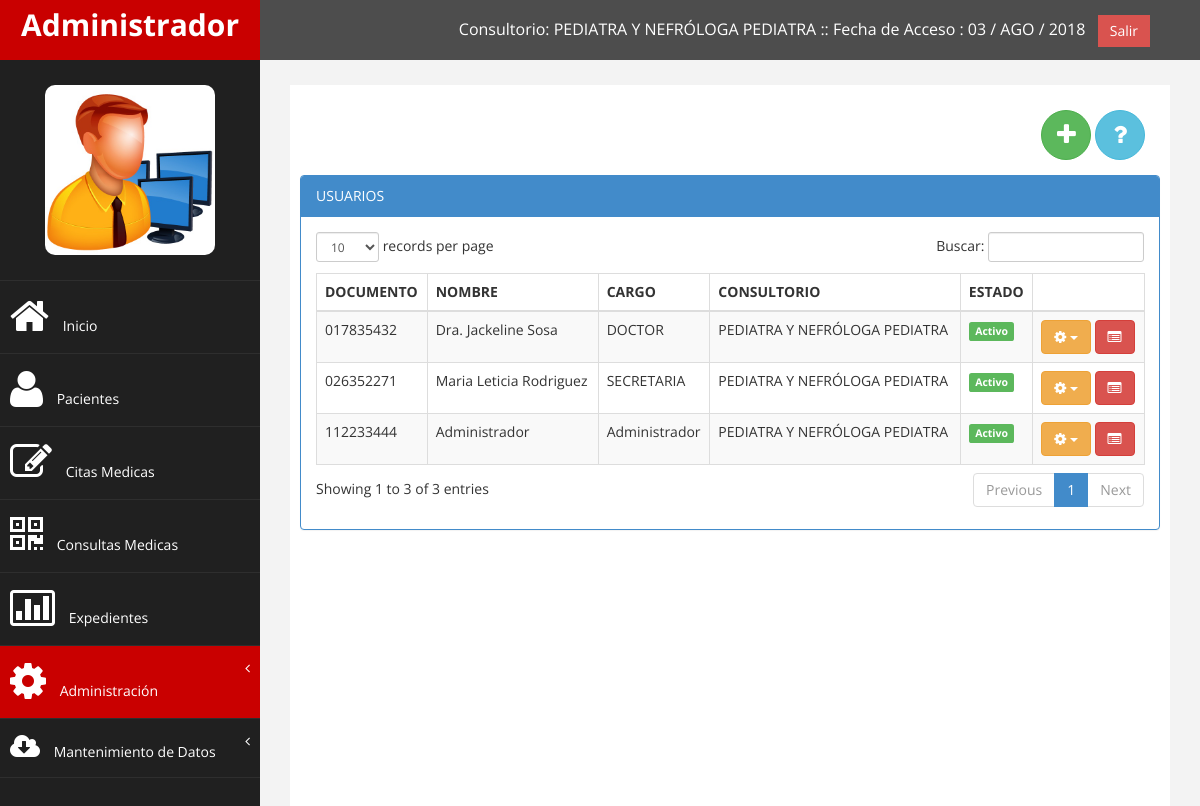
The page /modulos/usuarios/index.php (signed in) on the database its author committed.
### tables this page shows
CREATE TABLE IF NOT EXISTS `consultorios` (
  `id` int(11) NOT NULL AUTO_INCREMENT,
  `nombre` varchar(255) NOT NULL,
  `direccion` varchar(255) NOT NULL,
  `telefono` varchar(255) NOT NULL,
  `encargado` varchar(255) NOT NULL,
  `estado` varchar(255) NOT NULL,
  PRIMARY KEY (`id`)
);

CREATE TABLE IF NOT EXISTS `usuario` (
  `id` int(11) NOT NULL AUTO_INCREMENT,
  `doc` varchar(255) NOT NULL,
  `con` varchar(255) NOT NULL,
  `nombre` varchar(255) NOT NULL,
  `cargo` varchar(20) NOT NULL,
  `nota` varchar(255) NOT NULL,
  `salario` double NOT NULL,
  `estado` varchar(20) NOT NULL,
  `tipo` varchar(20) NOT NULL,
  `consultorio` varchar(10) NOT NULL,
  PRIMARY KEY (`id`)
);

### modulos/class_buscar.php (called while the page is built, shortened)
<?php
class Consultar_Deposito{
	private $fetch;
	function __construct($codigo){
		$this->consulta = mysql_query("SELECT * FROM consultorios WHERE id='$codigo'");
		$this->fetch = mysql_fetch_array($this->consulta);
	}
	function consultar($campo){
		return $this->fetch[$campo];
	}
}
?>

### modulos/usuarios/index.php (the view, shortened to what this page needs)
<?php
	include_once "../funciones.php";
	include_once "../class_buscar.php";
	$usu=$_SESSION['cod_user'];
	$pa=mysql_query("SELECT * FROM cajero WHERE usu='$usu'");
	while($row=mysql_fetch_array($pa)){
		$id_consultorio=$row['consultorio'];
		$oConsultorio=new Consultar_Deposito($id_consultorio);
		$nombre_Consultorio=$oConsultorio->consultar('nombre');
	}
?>
<!DOCTYPE html>
<html xmlns="http://www.w3.org/1999/xhtml">
<head>
    <link href="../../assets/css/bootstrap.css" rel="stylesheet" />
    <link href="../../assets/css/font-awesome.css" rel="stylesheet" />
    <link href="../../assets/css/custom.css" rel="stylesheet" />
    <link href="../../assets/js/dataTables/dataTables.bootstrap.css" rel="stylesheet" />
</head>
<body>
    <div id="wrapper">
        <nav class="navbar navbar-default navbar-cls-top " role="navigation" style="margin-bottom: 0">
            <div class="navbar-header">
                <a class="navbar-brand" href="../usuarios/perfil.php"><?php echo $_SESSION['user_name']; ?></a>
            </div>
  <div style="color: white;
padding: 15px 50px 5px 50px;
float: right;
font-size: 16px;">Consultorio: <?php echo $nombre_Consultorio; ?> :: Fecha de Acceso : <?php echo fecha(date('Y-m-d')); ?> &nbsp; <a href="../../php_cerrar.php" class="btn btn-danger square-btn-adjust">Salir</a> </div>
        </nav>
           <?php include_once "../../menu/m_departamento.php"; ?>
        <div id="page-wrapper" >
            <div id="page-inner">
				 <?php if(permiso($_SESSION['cod_user'],'4')==TRUE){ ?>
                 <div class="panel-body" align="right">
                            <button type="button" class="btn btn-success btn-circle" data-toggle="modal" data-target="#myModal"><i class="fa fa-plus fa-2x"></i>
                            </button>
                            <button type="button" class="btn btn-info btn-circle"><i class="fa fa-question fa-2x"></i>
                            </button>
                  </div>
            <div class="row">
                <div class="col-md-12">
                    <div class="panel panel-primary">
                        <div class="panel-heading">
                             USUARIOS
                        </div>
                        <div class="panel-body">
                            <div class="table-responsive">
                                <table class="table table-striped table-bordered table-hover" id="dataTables-example">
									<thead>
                                        <tr>
                                            <th>DOCUMENTO</th>
                                            <th>NOMBRE</th>
                                            <th>CARGO</th>
                                            <th>CONSULTORIO</th>
                                            <th>ESTADO</th>
                                            <th></th>
                                        </tr>
                                    </thead>
                                    <tbody>
										<?php
											if(!empty($_POST['buscar'])){
												$buscar=limpiar($_POST['buscar']);
												$pame=mysql_query("SELECT * FROM persona, usuario WHERE
																	usuario.doc=persona.doc and (persona.doc='$buscar' or persona.nom LIKE '%$buscar%'  or persona.ape LIKE '%$buscar%')");
											}
											else{
												$pame=mysql_query("SELECT * FROM usuario  ORDER BY nombre");
											}
											while($row=mysql_fetch_array($pame)){
												$oConsul=new Consultar_Deposito($row['consultorio']);
										  ?>
                                        <tr class="odd gradeX">
                                            <td><?php echo $row['doc']; ?></td>
                                            <td><?php echo $row['nombre']; ?></td>
                                            <td><?php echo $row['cargo']; ?></td>
                                            <td><?php echo $oConsul->consultar('nombre'); ?></td>
                                            <td><?php echo estado($row['estado']); ?></td>
                                            <td class="center">
											<div class="btn-group">
											  <button data-toggle="dropdown" class="btn btn-warning dropdown-toggle"><i class="fa fa-cog"></i> <span class="caret"></span></button>
											</div>
											<a href="permisos.php?id=<?php echo $row['doc']; ?>"  class="btn btn-danger" title="Permisos">
											<i class="fa fa-list-alt" ></i>
										    </a>
											</td>
                                        </tr>
											<?php } ?>
                                    </tbody>
                                </table>
                            </div>
                        </div>
                    </div>
                </div>
            </div>
			<?php }else{ echo mensajes("NO TIENES PERMISO PARA ENTRAR A ESTE FORMULARIO","rojo"); }?>
        </div>
    </div>
  </div>
</body>
</html>

### modulos/funciones.php (shortened to what this page needs)
<?php
	function fecha($fecha){
		$meses = array("ENE","FEB","MAR","ABR","MAY","JUN","JUL","AGO","SEP","OCT","NOV","DIC");
		$a=substr($fecha, 0, 4);
		$m=substr($fecha, 5, 2);
		$d=substr($fecha, 8);
		return $d." / ".$meses[$m-1]." / ".$a;
	}
	function estado($estado){
		if($estado=='s'){
			return '<span class="label label-success">Activo</span>';
		}else{
			return '<span class="label label-danger">No Activo</span>';
		}
	}
	function permiso($usu,$id){
		$consulta=mysql_query("SELECT * FROM permisos WHERE usu='$usu' and permiso='$id' and estado='s'");
		if($v=mysql_fetch_array($consulta)){
			return TRUE;
		}else{
			return FALSE;
		}
	}
?>

### assets/css/custom.css (style rules this page uses)
body { font-family: 'Open Sans', sans-serif; }
#wrapper { width: 100%; background:#202020; }
#page-wrapper { padding: 15px 15px; min-height: 600px; background:#F3F3F3; }
#page-inner { width:100%; margin:10px 20px 10px 0px; background-color:#fff!important; padding:10px; min-height:1200px; }
.square-btn-adjust { border: 0px solid transparent; -webkit-border-radius: 0px; -moz-border-radius: 0px; border-radius: 0px; }
.navbar-cls-top .navbar-brand { color: #fff; background: #C90000; width: 260px; text-align: center; height: 60px; font-size: 30px; font-weight: 700; }
.navbar-cls-top { background:#4D4D4D; border-bottom:none; }
.navbar-default { border:0px solid black; }
.navbar-header { background: #A70303; }
.btn-circle { width: 50px; height: 50px; padding: 6px 0; -webkit-border-radius: 25px; -moz-border-radius: 25px; border-radius: 25px; text-align: center; font-size: 12px; line-height: 1.428571429; }
@media (min-width:768px) { #page-wrapper { margin: 0 0 0 260px; padding: 15px 30px; min-height: 1200px; } }
@media (min-width:768px) { .navbar { border-radius: 0px; } }

### rows shown on the page
consultorios: nombre "PEDIATRA Y NEFRÓLOGA PEDIATRA"
usuario: doc "112233444", nombre "Administrador", cargo "Administrador", consultorios.nombre "PEDIATRA Y NEFRÓLOGA PEDIATRA", estado "Activo"
usuario: doc "017835432", nombre "Dra. Jackeline Sosa", cargo "DOCTOR", consultorios.nombre "PEDIATRA Y NEFRÓLOGA PEDIATRA", estado "Activo"
usuario: doc "026352271", nombre "Maria Leticia Rodriguez", cargo "SECRETARIA", consultorios.nombre "PEDIATRA Y NEFRÓLOGA PEDIATRA", estado "Activo"

### other values the page prints
$_SESSION['user_name'] "Administrador"
